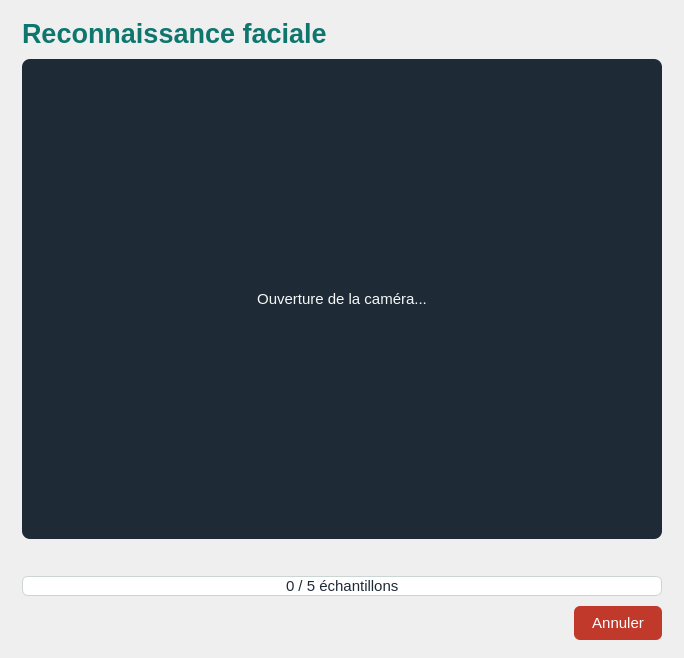
      <widget class="QWidget" name="pageVisage">
       <property name="windowTitle">
        <string>Reconnaissance faciale</string>
       </property>
       <property name="styleSheet">
        <string notr="true">#pageVisage { background-color: #F4F8F7; }
QWidget { font-family: "Arial"; font-size: 11pt; color: #1F2A37; }
#labelTitreVisage { font-size: 20pt; font-weight: bold; color: #0F766E; }
#labelApercu { color: #F4F8F7; background-color: #1F2A37; border-radius: 8px; }
#labelConsigne { color: #0F766E; }
#btnAnnulerVisage { background-color: #C0392B; color: #FFFFFF; border: none; }
#btnAnnulerVisage:hover { background-color: #A5311F; }
QProgressBar { border: 1px solid #CBD5D3; border-radius: 6px; background: #FFFFFF; text-align: center; height: 18px; }
QProgressBar::chunk { background-color: #0F766E; border-radius: 5px; }
QPushButton { background-color: #FFFFFF; color: #0F766E; border: 1px solid #0F766E;
              border-radius: 6px; padding: 8px 18px; }
QPushButton:hover { background-color: #E8F5F3; }
</string>
       </property>
       <layout class="QVBoxLayout" name="layoutPageVisage">
        <property name="leftMargin">
         <number>22</number>
        </property>
        <property name="topMargin">
         <number>18</number>
        </property>
        <property name="rightMargin">
         <number>22</number>
        </property>
        <property name="bottomMargin">
         <number>18</number>
        </property>
        <property name="spacing">
         <number>10</number>
        </property>
        <item>
         <widget class="QLabel" name="labelTitreVisage">
          <property name="text">
           <string>Reconnaissance faciale</string>
          </property>
         </widget>
        </item>
        <item>
         <widget class="QLabel" name="labelApercu">
          <property name="minimumSize">
           <size>
            <width>640</width>
            <height>480</height>
           </size>
          </property>
          <property name="text">
           <string>Ouverture de la caméra...</string>
          </property>
          <property name="alignment">
           <set>Qt::AlignCenter</set>
          </property>
         </widget>
        </item>
        <item>
         <widget class="QLabel" name="labelConsigne">
          <property name="text">
           <string />
          </property>
          <property name="wordWrap">
           <bool>true</bool>
          </property>
          <property name="alignment">
           <set>Qt::AlignCenter</set>
          </property>
         </widget>
        </item>
        <item>
         <widget class="QProgressBar" name="progressBar">
          <property name="minimum">
           <number>0</number>
          </property>
          <property name="maximum">
           <number>5</number>
          </property>
          <property name="value">
           <number>0</number>
          </property>
          <property name="format">
           <string>%v / %m échantillons</string>
          </property>
         </widget>
        </item>
        <item>
         <layout class="QHBoxLayout" name="layoutBoutonsVisage">
          <item>
           <spacer name="spacerBoutonsVisage">
            <property name="orientation">
             <enum>Qt::Horizontal</enum>
            </property>
            <property name="sizeHint" stdset="0">
             <size>
              <width>40</width>
              <height>20</height>
             </size>
            </property>
           </spacer>
          </item>
          <item>
           <widget class="QPushButton" name="btnAnnulerVisage">
            <property name="text">
             <string>Annuler</string>
            </property>
            <property name="cursor">
             <cursorShape>PointingHandCursor</cursorShape>
            </property>
           </widget>
          </item>
         </layout>
        </item>
       </layout>
      </widget>
